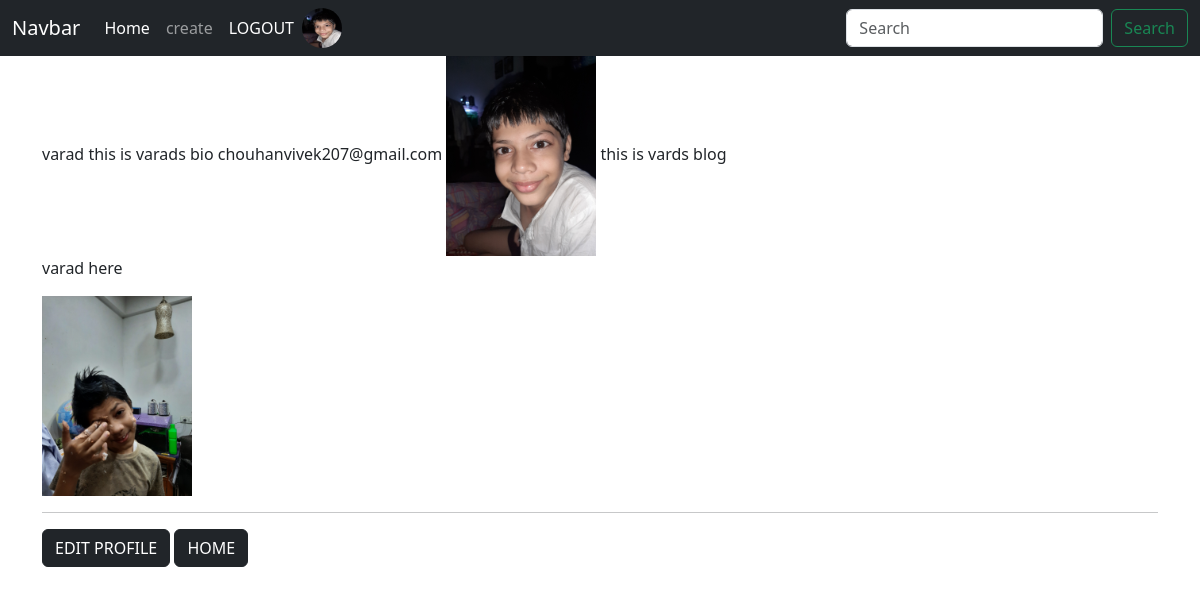
The app's page /yourprofile (signed in) with its own data.
### blog/models.py (models this page shows, shortened)
class Profile(models.Model):
    user=models.OneToOneField(User,null=True,on_delete=models.CASCADE)
    bio=models.TextField(null=True,blank=True)
    profile_pic=models.ImageField(null=True,blank=True , upload_to='images/profiles/')
    email=models.EmailField(blank=True,null=True,max_length=100)
    m_no=models.IntegerField(null=True,blank=True)
    sex=models.CharField(null=True,blank=True,max_length=500)
    website=models.CharField(null=True,blank=True,max_length=500)
    instagram=models.CharField(null=True,blank=True,max_length=500)
    twitter=models.CharField(null=True,blank=True,max_length=500)

class Blog(models.Model):
    title=models.CharField(blank=False,max_length=100)
    author=models.ForeignKey(User,on_delete=models.CASCADE)
    category=models.CharField(max_length=100,default='sports')
    image=models.ImageField(null=True,blank=True,upload_to='images/')
    body=RichTextField(blank=True,null=True)
    blog_crated=models.DateTimeField(auto_now_add=True)
    likes=models.ManyToManyField(User,related_name='blog_likes')

### blog/views.py (the view)
# urls.py: path('yourprofile',Yourprofile.as_view(),name='profile'),
class Yourprofile(View):
    def get(self,request):
        blogs=Blog.objects.filter(author=request.user)
        if Profile.objects.filter(user=request.user).exists():
            obj=Profile.objects.get(user=request.user)
            exist=True
        else:
            exist=False
            obj=None
        context={'obj':obj,'exist':exist,'blogs':blogs}
        return render(request,'yourprofile.html',context)

### blog/templates/yourprofile.html
{% extends 'base.html' %}
{% block content %}
{% if exist %}
{{obj.user.username}}
{{obj.bio}}
{{obj.email}}
{% if obj.profile_pic %}
<img src="{{obj.profile_pic.url}}" alt="profile pic" height="200">
{% endif %}
{% for d in blogs %}
{{d.title}}<br>
{{d.body|safe}}
{% if d.image %}
<img src="{{d.image.url}}" alt="profile pic" height="200">
{% endif %}
<hr>
{% endfor %}
<a href="{% url 'editprofile' %}" class="btn btn-dark">EDIT PROFILE </a>
{% else %}
<h1>You Dont Have One !</h1>
<a href="{% url 'createprofile' %}" class="btn btn-primary">CREATE NOW</a>
{% endif %}
<a href="{% url 'home' %}" class="btn btn-dark">HOME</a>
{% endblock %}

### blog/templates/base.html (shortened to what this page needs)
<!doctype html>
<html lang="en">
  <head>
    <link href="https://cdn.jsdelivr.net/npm/bootstrap@5.3.0-alpha1/dist/css/bootstrap.min.css" rel="stylesheet">
    <link rel="stylesheet" href="https://cdn.jsdelivr.net/npm/bootstrap-icons@1.5.0/font/bootstrap-icons.css">
  </head>
  <body>
    <nav class="navbar navbar-expand-lg navbar-dark bg-dark">
        <div class="container-fluid">
          <a class="navbar-brand" href="#">Navbar</a>
          <div class="collapse navbar-collapse" id="navbarSupportedContent">
            <ul class="navbar-nav me-auto mb-2 mb-lg-0">
              <li class="nav-item">
                <a class="nav-link active" aria-current="page" href="{% url 'home' %}">Home</a>
              </li>
              {% if user.is_authenticated %}
              <li class="nav-item">
                <a class="nav-link" href="{% url 'create' %}">create</a>
              </li>
              <li class="nav-item">
                <a class="nav-link active" aria-current="page" href="{% url 'logout' %}">LOGOUT</a>
              </li>
              {% if user.profile.profile_pic %}
              <li class="nav-item">
                <a class="navbar-brand" href="{% url 'profile' %}">
                  <img src="{{user.profile.profile_pic.url}}" alt="pic" width="40" height="40" class="rounded-circle">
                </a>
              </li>
              {% else %}
              <li class="nav-item">
                <a class="nav-link active" aria-current="page" href="{% url 'profile' %}">{{user.username|default:'Your profile'}}</a>
              </li>
              {% endif %}
              {% endif %}
            </ul>
            <form class="d-flex" role="search">
              <input class="form-control me-2" type="search" placeholder="Search" aria-label="Search">
              <button class="btn btn-outline-success" type="submit">Search</button>
            </form>
          </div>
        </div>
      </nav>
    <div class="container">
    {% block content %}
    {% endblock %}
</div>
  </body>
</html>

### records on screen
Profile: user.username "varad", bio "this is varads bio", email "chouhanvivek207@gmail.com", profile_pic (picture)
Blog: title "this is vards blog", body "varad here", image (picture)
